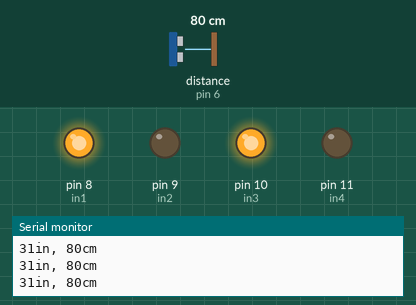
A sketch run on a simulated Arduino Uno, built with avr-gcc and run on an emulated ATmega328P. Parts: output pins drawn as LEDs (lit = HIGH), the last lines printed to the serial monitor. Wiring (inferred from the names in the program): ultrasonic range finder: trigger pin 7; echo pin 6. The test bench sets the inputs (shaded band); at power-on: distance to the obstacle (sensor on pin 6) 80 cm. The echo pulse lasts 58.3 µs per cm; pins used as bus, display or sensor lines are not drawn.

Above: at 1.2 s.
1.3 s: distance to the obstacle (sensor on pin 6) set to 18 cm
2.8 s: distance to the obstacle (sensor on pin 6) set to 14 cm
At 4.2 s:
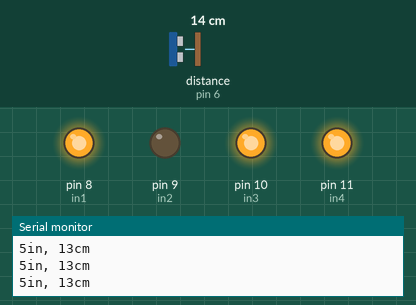
4.5 s: distance to the obstacle (sensor on pin 6) set to 35 cm
At 5.3 s:
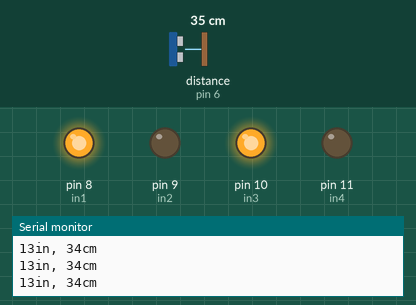
6.1 s: distance to the obstacle (sensor on pin 6) set to 4 cm
At 7.0 s:
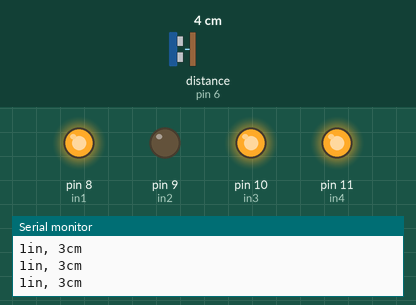
Timing chart, 0 to 8.7 s (numbered marks = the images above; inputs shaded):
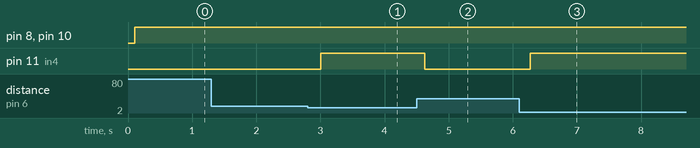

The sketch:

sketch_dec13a.ino
```cpp
const int pingPin = 7;
// Trigger Pin of Ultrasonic Sensor
const int echoPin = 6;
 // Echo Pin of Ultrasonic Sensor
int in1=8;

int in2=9;

int in3=10;

int in4=11;

void setup() {
  pinMode(in1, OUTPUT);

 pinMode(in2, OUTPUT);

 pinMode(in3, OUTPUT);

  pinMode(in4, OUTPUT);

 Serial.begin(9600);
// Starting Serial Terminal
}

void loop() {
   long duration, inches, cm;

  pinMode(pingPin, OUTPUT);

 digitalWrite(pingPin, LOW);

  delayMicroseconds(2);

 digitalWrite(pingPin, HIGH);

 delayMicroseconds(10);

   digitalWrite(pingPin, LOW);

 pinMode(echoPin, INPUT);

   duration = pulseIn(echoPin, HIGH);

 inches = microsecondsToInches(duration);

   cm = microsecondsToCentimeters(duration);

 Serial.print(inches);
   Serial.print("in, ");

  Serial.print(cm);
   Serial.print("cm");

  Serial.println();
   delay(100);

 if(cm<=15){
  digitalWrite(in1,HIGH);

  digitalWrite(in2,LOW);

   digitalWrite(in3,HIGH);

   digitalWrite(in4,HIGH);
  }

 else{

 digitalWrite(in1,HIGH);

digitalWrite(in2,LOW);

  digitalWrite(in3,HIGH);

  digitalWrite(in4,LOW);
  }


}


long microsecondsToInches(long microseconds) {

 return microseconds / 74 / 2;
}


long microsecondsToCentimeters(long microseconds) {

 return microseconds / 29 / 2;

}
```

Measured:
- the behaviour switches between 17 and 16 cm on distance to the obstacle (sensor on pin 6) (found by bisection; images 0 and 1)
- after the input at 2.8 s, pin 11 (in4): LOW → HIGH after 0.20 s
- after the input at 4.5 s, pin 11 (in4): HIGH → LOW after 0.13 s
- after the input at 6.1 s, pin 11 (in4): LOW → HIGH after 0.17 s
